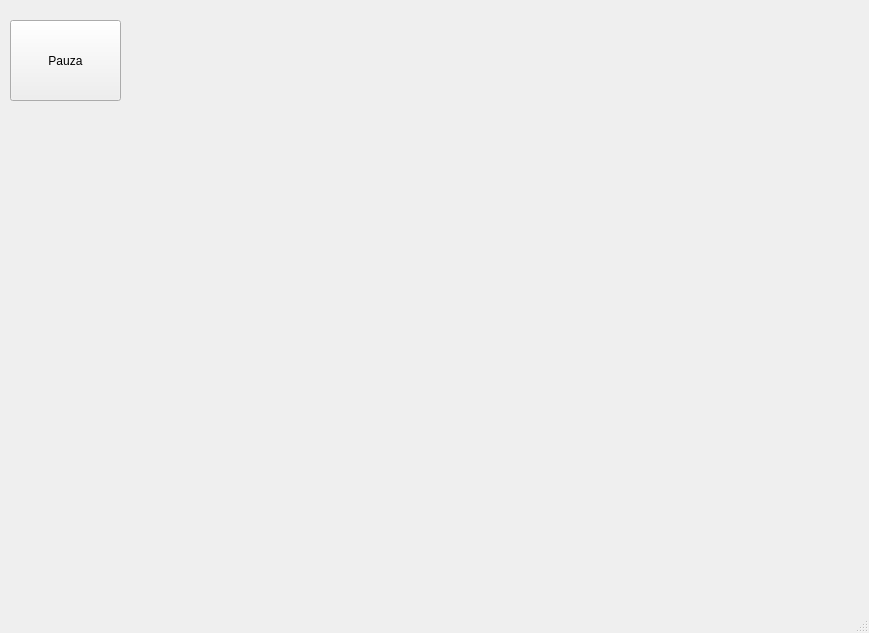
<?xml version="1.0" encoding="UTF-8"?>
<ui version="4.0">
 <class>MainWindow</class>
 <widget class="QMainWindow" name="MainWindow">
  <property name="geometry">
   <rect>
    <x>0</x>
    <y>0</y>
    <width>869</width>
    <height>633</height>
   </rect>
  </property>
  <property name="windowTitle">
   <string>MainWindow</string>
  </property>
  <widget class="QWidget" name="centralwidget">
   <widget class="QPushButton" name="buttonPause">
    <property name="geometry">
     <rect>
      <x>10</x>
      <y>20</y>
      <width>111</width>
      <height>81</height>
     </rect>
    </property>
    <property name="text">
     <string>Pauza</string>
    </property>
   </widget>
   <widget class="QWidget" name="gameWidget" native="true">
    <property name="geometry">
     <rect>
      <x>50</x>
      <y>130</y>
      <width>801</width>
      <height>441</height>
     </rect>
    </property>
   </widget>
  </widget>
  <widget class="QMenuBar" name="menubar">
   <property name="geometry">
    <rect>
     <x>0</x>
     <y>0</y>
     <width>869</width>
     <height>26</height>
    </rect>
   </property>
  </widget>
  <widget class="QStatusBar" name="statusbar"/>
 </widget>
 <resources/>
 <connections/>
</ui>
